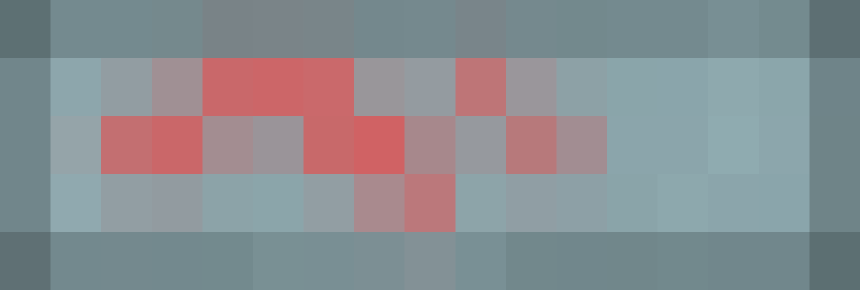
#> input picture Cyber Security/Capture the Flag Competitions/2022/STACK the Flags/Misc/HeatKeeb/admin_images/view.png, 1720 x 580 px, found by its file name (shown at 1/2 size)
$ python solve.py   (older library calls are emulated)
#> lines starting #> are read from the running program, lines starting #| are printed output that depends on the picture; long printed decimals are rounded
# Generate Admin Token
'''
Since we know the time the token was generated, which is the seed, we
can generate the exact same token

Time when token was generated is 22nd of September 2022, at 09:41:17 SGT.
'''
import datetime, pytz
import random
def generateToken():
    #t = datetime.datetime.now(pytz.timezone('Asia/Singapore'))
    t = datetime.datetime(2022, 9, 22, 9, 41, 17) #, tzone=pytz.timezone('Asia/Singapore')) # Redundant
    print(t)
    seed = int(t.timestamp())
    random.seed(seed)
    token = ''.join(random.choices('abcdefghijklmnopqrstuvwxyzABCDEFGHIJKLMNOPQRSTUVWXYZ0123456789', k=16))
    return token

print(generateToken())
# Token is rMwwbpMkzAwyRoWs


### Generate KEY ###################################################################################
'''
Since you can get the heatmap you can reverse the key probably
'''

### Admin Details

def hex_to_rgb(hex):
    h = hex.lstrip('#')
    return tuple(int(h[i:i+2], 16) for i in (0, 2, 4))

admin_token = generateToken()
adminName = 'j4g4h1ms3lf'
adminFrame = hex_to_rgb('#000000')
adminKeys = hex_to_rgb('#dcdedb')
adminText = hex_to_rgb('#000000')
adminKeys = hex_to_rgb('#98b5bb')

### Keyboard Details

def key(text, w=1):
    return {'t': text, 'w': w}
'''
keeb = [
    [key('Esc'), key('1'), key('2'), key('3'), key('4'), key('5'), key('6'), key('7'), key('8'), key('9'), key('0'), key('-'), key('='), key('Backspace', 2), key('Home')],
    [key('Tab', 1.5), key('Q'), key('W'), key('E'), key('R'), key('T'), key('Y'), key('U'), key('I'), key('O'), key('P'), key('['), key(']'), key('\\', 1.5), key('PgUp')],
    [key('Caps Lock', 1.75), key('A'), key('S'), key('D'), key('F'), key('G'), key('H'), key('J'), key('K'), key('L'), key(';'), key("'"), key('Enter', 2.25), key('PgDn')],
    [key('Shift', 2.25), key('Z'), key('X'), key('C'), key('V'), key('B'), key('N'), key('M'), key(','), key('.'), key('/'), key('Shift', 1.75), key('↑'), key('End')],
    [key('Ctrl', 1.25), key('Win', 1.25), key('Alt', 1.25), key('Space', 6.25), key('Alt'), key('Fn'), key('Ctrl'), key('←'), key('↓'), key('→')]
]
'''

keeb = [
    [key(''), key('1'), key('2'), key('3'), key('4'), key('5'), key('6'), key('7'), key('8'), key('9'), key('0'), key('-'), key('='), key('', 2), key('')],
    [key('', 1.5), key('Q'), key('W'), key('E'), key('R'), key('T'), key('Y'), key('U'), key('I'), key('O'), key('P'), key('['), key(']'), key('\\', 1.5), key('')],
    [key('', 1.75), key('A'), key('S'), key('D'), key('F'), key('G'), key('H'), key('J'), key('K'), key('L'), key(';'), key("'"), key('', 2.25), key('')],
    [key('', 2.25), key('Z'), key('X'), key('C'), key('V'), key('B'), key('N'), key('M'), key(','), key('.'), key('/'), key('', 1.75), key(''), key('')],
    [key('', 1.25), key('', 1.25), key('', 1.25), key('', 6.25), key(''), key(''), key(''), key(''), key(''), key('')]
]

from PIL import ImageFont, ImageDraw, Image
import numpy as np
givenimg = Image.open("view.png")
#> givenimg is the input picture: PIL image 1720x580 RGB; mean R, G, B 137.2, 141.3, 145.7
img = givenimg
### Convert to Raw Data ############################
img_size = img.size
#> img_size = (1720, 580)
print(img_size)
#| (1720, 580)
pixels = img.load()
data = []
key_colour_mapping = {}
colour_key_mapping = {}


for i in range(img_size[0]):
    for j in range(img_size[1]):
        if pixels[i,j] == (255, 84, 84): print(i,j)
        data.append(pixels[i,j])
#> after the loop, data = 997600 items

def draw_heatmap(name, frameColor, keyColor, textColor, specialColor, htext, keeb=keeb, height=580, width=1720, unit=100):

    ## Drawing Key
#> called with name = 'j4g4h1ms3lf', frameColor = (0, 0, 0), keyColor = (152, 181, 187), textColor = (0, 0, 0), specialColor = (152, 181, 187), htext = 'ASERTGHNIL', height = 580, width = 1720
    def draw_key(image, key, x, y, w, h, color):
        x = int(x)
        y = int(y)
        text = key['t']
        if text == '':
            color = specialColor
        elif text in htext: # If a character is inside
            color = (255, 84, 84)

        ### Drawing on Image
        image[y:int(y+h), x:int(x+w)] = color
        img_pil = Image.fromarray(image)
        draw = ImageDraw.Draw(img_pil)

        ### Drawing Text
        font = ImageFont.truetype('Poppins-Regular.ttf', 20)
        textsize = font.getsize(text)
        textX = (w - textsize[0]) / 2
        textY = (h + textsize[1]) / 2
        draw.text((x+textX, y+textY), text, textColor, font=font, align='center')
        return np.array(img_pil)

    ### Initialising Empty Image
    image = np.zeros((height, width, 3), np.uint8)
    image[:] = frameColor
    img_pil = Image.fromarray(image)
#> img_pil: PIL image 1720x580 RGB; every value is 0
    draw = ImageDraw.Draw(img_pil)
    ### Initialising text tools
    font = ImageFont.truetype('Poppins-Regular.ttf', 20)
    textsize = font.getsize(name)
    textX = (width - textsize[0]) / 2
    textY = height - 30
    draw.text((textX, textY), name, (255,255,255,255), font=font, align='center')
    image = np.array(img_pil)
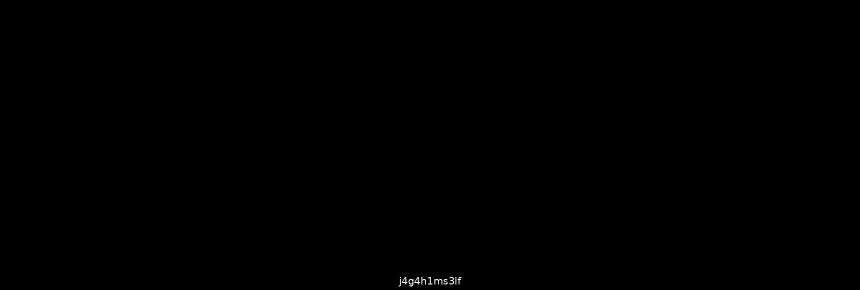
#> image: shape (580, 1720, 3) (shown at 1/2 size); min 0, max 255, mean 0.2

    ### Handling keys
    x = 30
    y = 30
    for row in keeb:
        gap = (width - x * 2 - unit * sum([key['w'] for key in row])) / (len(row) - 1)
        for key in row:
            w = unit * key['w']
            h = unit
            image = draw_key(image, key, x, y, w, h, keyColor)
            ############### CUSTOM CODE HERE ###########################
            key_colour_mapping[key['t']] = pixels[x,y]
            retrieved_colour = pixels[x,y]
            if colour_key_mapping.get(retrieved_colour) == None:
              colour_key_mapping[retrieved_colour] = []
            colour_key_mapping[retrieved_colour].append(key['t'])
            ############################################################
            x += w + gap
            # draw gap
        x = 30
        y += unit + 5
#> this loop made 5 passes
#> gap on passes 2 to 5: 4.29, 4.62, 4.62, 6.67
#> pass 1, in draw_key (call 3), `img_pil = Image.fromarray(image)`:
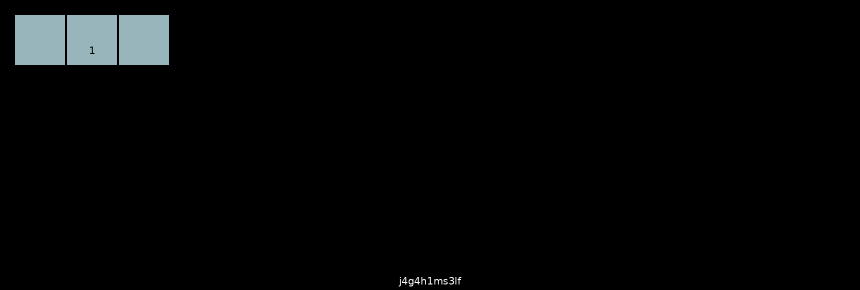
#> img_pil: PIL image 1720x580 RGB (shown at 1/2 size); mean R, G, B 4.7, 5.6, 5.8
#> after the loop:
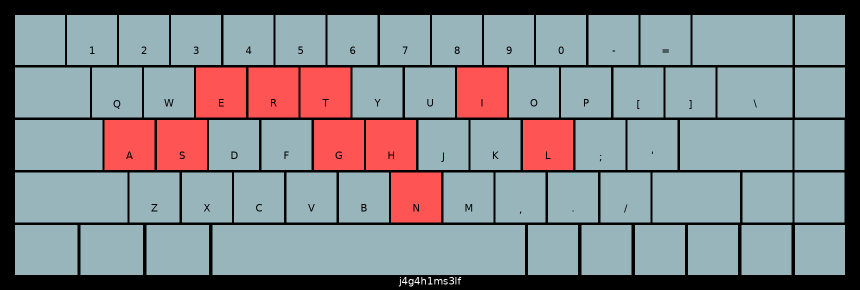
#> image: shape (580, 1720, 3) (shown at 1/2 size); mean R, G, B 131.9, 135.2, 139.4
#> after the loop, colour_key_mapping = 46 items; key_colour_mapping = 47 items; y = 555

    image = Image.fromarray(image)
    return image

def imageResize(img):
  imgSmall = img.resize((int(img.width / 100), int(img.height / 100)), Image.BILINEAR)
  result = imgSmall.resize(img.size, Image.NEAREST)
  return result

def percentage_similarity(img1, img2):
    correct, wrong = 0,0
#> correct = 0; wrong = 0
    img_size = img1.size
#> img_size = (1720, 580)
    pixels1 = img1.load()
    pixels2 = img2.load()
    for i in range(img_size[0]):
        for j in range(img_size[1]):
            if pixels1[i,j] == pixels2[i,j]: correct += 1
            else: wrong += 1
#> after the loop, correct = 856428; wrong = 141172
    return correct / (correct + wrong)

img = draw_heatmap(adminName, adminFrame, adminKeys, adminText, adminKeys, "ASERTGHNIL")
#img.show()
#imageResize(img).show()
print(percentage_similarity(imageResize(img), givenimg))
#| 0.8585
#givenimg.show()

img.save("/tmp/img2.png")
givenimg.save("/tmp/img1.png")
#print(key_colour_mapping)
#print(colour_key_mapping)
